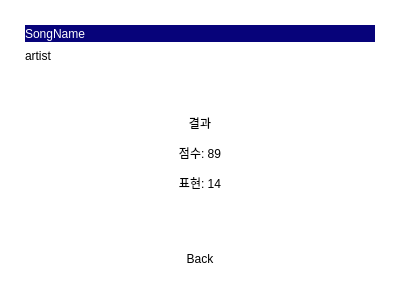
<?xml version="1.0" encoding="UTF-8"?>
<ui version="4.0">
 <class>Form</class>
 <widget class="QWidget" name="Form">
  <property name="geometry">
   <rect>
    <x>0</x>
    <y>0</y>
    <width>400</width>
    <height>300</height>
   </rect>
  </property>
  <property name="windowTitle">
   <string>Form</string>
  </property>
  <property name="styleSheet">
   <string notr="true">background-color:white;</string>
  </property>
  <layout class="QHBoxLayout" name="horizontalLayout">
   <property name="leftMargin">
    <number>25</number>
   </property>
   <property name="topMargin">
    <number>25</number>
   </property>
   <property name="rightMargin">
    <number>25</number>
   </property>
   <property name="bottomMargin">
    <number>25</number>
   </property>
   <item>
    <layout class="QVBoxLayout" name="verticalLayout">
     <item>
      <widget class="QLabel" name="SongName">
       <property name="sizePolicy">
        <sizepolicy hsizetype="Preferred" vsizetype="Preferred">
         <horstretch>0</horstretch>
         <verstretch>1</verstretch>
        </sizepolicy>
       </property>
       <property name="styleSheet">
        <string notr="true">font:11pt &quot;Noto Sans KR black&quot;;
color:white;
background-color:rgb(7, 3, 122);
border-radius: 15px;
align: center;</string>
       </property>
       <property name="text">
        <string>SongName</string>
       </property>
      </widget>
     </item>
     <item>
      <widget class="QLabel" name="Artist">
       <property name="sizePolicy">
        <sizepolicy hsizetype="Preferred" vsizetype="Preferred">
         <horstretch>0</horstretch>
         <verstretch>1</verstretch>
        </sizepolicy>
       </property>
       <property name="styleSheet">
        <string notr="true">font: 9pt &quot;Noto Sans KR medium&quot;;
color:black;
background-color: transparent;
border-radius: 15px;
text-align: center;</string>
       </property>
       <property name="text">
        <string>artist</string>
       </property>
      </widget>
     </item>
     <item>
      <widget class="QLabel" name="ResultDisplay">
       <property name="sizePolicy">
        <sizepolicy hsizetype="Preferred" vsizetype="Preferred">
         <horstretch>0</horstretch>
         <verstretch>10</verstretch>
        </sizepolicy>
       </property>
       <property name="styleSheet">
        <string notr="true">font: 16pt &quot;Noto Sans KR medium&quot;;
                                    color: #000;
                                    border:none;
background-color:white;</string>
       </property>
       <property name="text">
        <string>&lt;html&gt;&lt;head/&gt;&lt;body&gt;&lt;p align=&quot;center&quot;&gt;결과&lt;/p&gt;&lt;p align=&quot;center&quot;&gt;점수: 89&lt;/p&gt;&lt;p align=&quot;center&quot;&gt;표현: 14&lt;/p&gt;&lt;/body&gt;&lt;/html&gt;</string>
       </property>
      </widget>
     </item>
     <item>
      <widget class="QPushButton" name="BackButton">
       <property name="sizePolicy">
        <sizepolicy hsizetype="Minimum" vsizetype="Preferred">
         <horstretch>0</horstretch>
         <verstretch>2</verstretch>
        </sizepolicy>
       </property>
       <property name="styleSheet">
        <string notr="true">QPushButton {
                        background-color: white;
                        border-radius: 20px;
						background-color:transparent;
						font: 20pt &quot;Noto Sans KR black&quot;;
						color: black;
border:none;
                        }

                    QPushButton:hover {
                        background-color: rgb(236, 236, 236);
                        }

                    QPushButton:pressed {
                        background-color: rgb(63, 63, 63);
                        }
	</string>
       </property>
       <property name="text">
        <string>Back</string>
       </property>
      </widget>
     </item>
    </layout>
   </item>
  </layout>
 </widget>
 <resources/>
 <connections/>
</ui>
